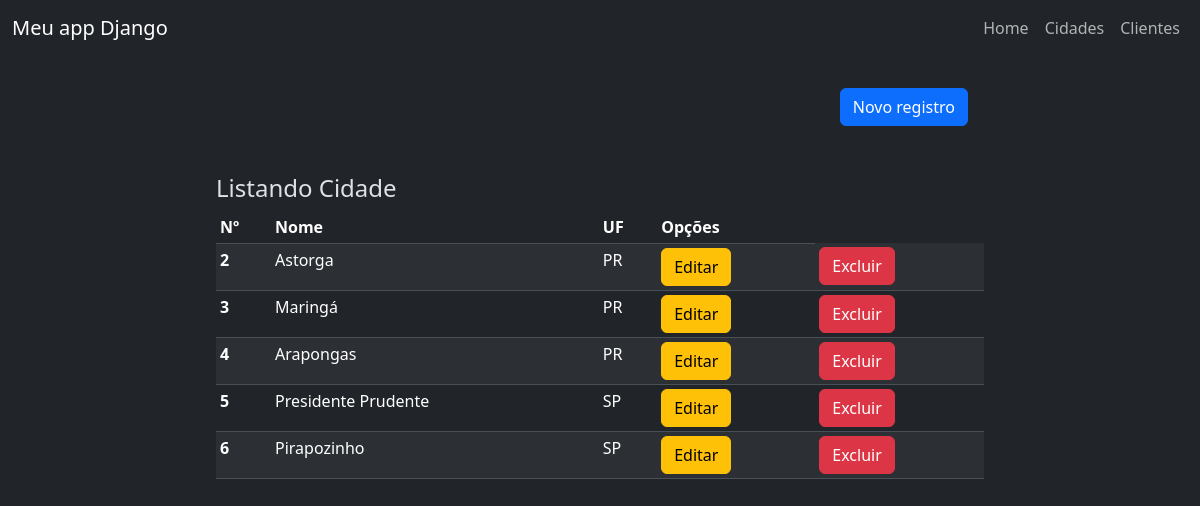
/list-cidade (signed in), run on the app's committed database.
### Cidade/models.py (models this page shows, shortened)
class Cidade(models.Model):
    nome = models.CharField(max_length=100)
    uf = models.CharField(max_length=2)

### Cidade/views.py (the view)
# urls.py: path('list-cidade', ListCidadeView.as_view(), name='ListCidade'),
class ListCidadeView(LoginRequiredMixin, ListView):
    login_url = reverse_lazy('Entrada')
    model = Cidade
    template_name = 'Cidade/list-cidade.html'
    context_object_name = 'cidades'

### Cidade/templates/Cidade/list-cidade.html
{% extends 'Bases/base-list.html' %}
{% block url_regist %}{% url 'CreateCidade' %}{% endblock %}
{% block 'tipo_listagem' %}Cidade{% endblock %}
{% block colunas %}
    <th scope="col">Nº</th>
    <th scope="col">Nome</th>
    <th scope="col">UF</th>
    <th scope="col">Opções</th>
{% endblock %}
{% block tratam_dados %}
    {% for cidade in cidades %}
        <tr>
            <th scope="row">{{ cidade.pk }}</th>
            <td>{{ cidade.nome }}</td>
            <td>{{ cidade.uf }}</td>
            <td><a href="{% url 'EditCidade' cidade.pk %}" class="btn btn-warning">Editar</a></td>
            <td><a href="{% url 'DeleteCidade' cidade.pk %}" class="btn btn-danger">Excluir</a></td>
        </tr>
    {% empty %}
        <td><li class="text-danger">Nenhum registro encontrado.</li></td>
    {% endfor %}
{% endblock %}

### data on the page
Cidade: pk "2", nome "Astorga", uf "PR"
Cidade: pk "3", nome "Maringá", uf "PR"
Cidade: pk "4", nome "Arapongas", uf "PR"
Cidade: pk "5", nome "Presidente Prudente", uf "SP"
Cidade: pk "6", nome "Pirapozinho", uf "SP"
